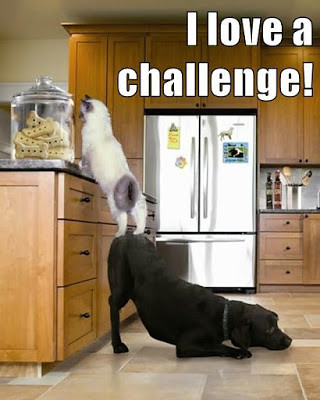
#> input picture pillow_mac_setup/19250492498_163805e22a.jpg, 320 x 400 px
$ python main.py
#> lines starting #> are read from the running program, lines starting #| are printed output that depends on the picture
import os

# the image will be in the same dir as main.py when packaged
script_dir = os.path.dirname(os.path.abspath(__file__))

from PIL import Image

# Image retrieved from: https://search.creativecommons.org/photos/35b0c879-492e-4fb6-a514-2e505fe0f5fe
im = Image.open(os.path.join(script_dir, "19250492498_163805e22a.jpg"))
#> im is the input picture: PIL image 320x400 RGB; mean R, G, B 151.3, 131.5, 104.4
im.rotate(45).show()
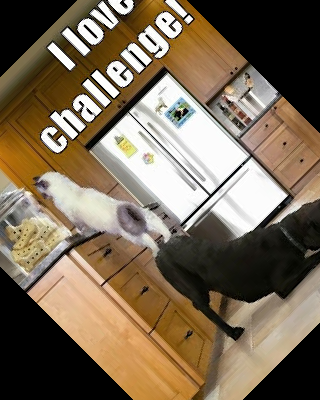
#> shown: PIL image 320x400 RGB; mean R, G, B 123.1, 107.1, 86.2
